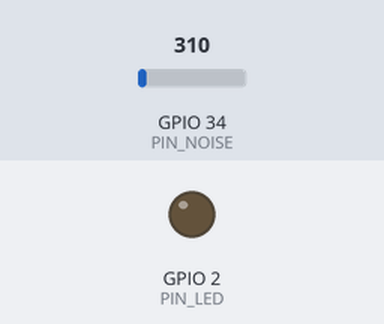
Bench run of a sketch on a simulated ESP32. On the bench: output pins drawn as LEDs (lit = HIGH). The inputs (shaded band) are chosen by the test bench; at power-on: GPIO 34 (PIN_NOISE) = 310 (analog values on the 0–4095 scale). What the sketch prints to the serial monitor is not drawn.

Above: at 1.2 s.
1.3 s: GPIO 34 (PIN_NOISE) set to 93
At 2.6 s:
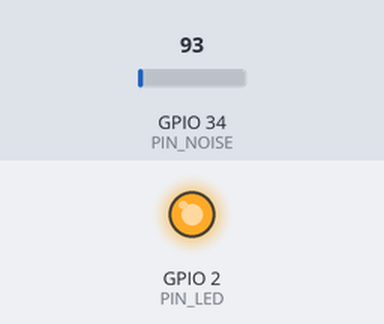
3.7 s: GPIO 34 (PIN_NOISE) set to 186
At 4.8 s:
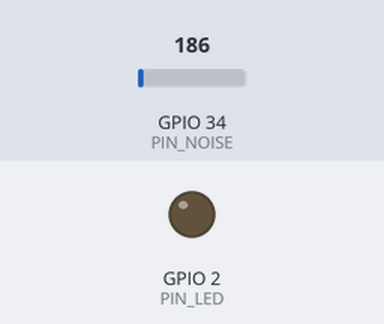
5.9 s: GPIO 34 (PIN_NOISE) set to 527
At 7.3 s:
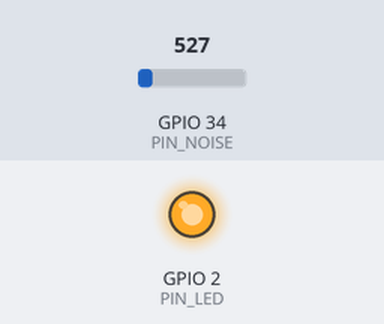
Timing chart, 0 to 8.9 s (numbered marks = the images above; inputs shaded):
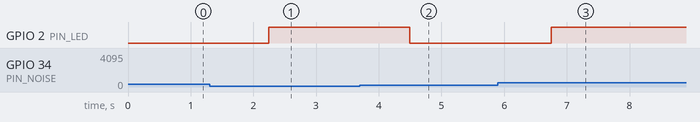

Measured:
- after the input at 1.3 s, GPIO 2 (PIN_LED): LOW → HIGH after 0.95 s
- after the input at 3.7 s, GPIO 2 (PIN_LED): HIGH → LOW after 0.79 s
- after the input at 5.9 s, GPIO 2 (PIN_LED): LOW → HIGH after 0.85 s

The sketch:

zener_neuron.ino
```cpp
// ZENER NEURON - POC (2026-09-10)
// One zener, one op-amp, one ADC pin. The ESP32 only READS and REPORTS.
// All maths lives on the PC, so the raw stream is never hidden, never hashed.
//
// LM358 OUT -> R5 10k -> GPIO34 (ADC1_CH6, input-only pin)
// Onboard LED (GPIO2 on most dev boards) = the neuron firing, slowed to ~5 Hz so an eye can see it.

const int PIN_NOISE = 34;
const int PIN_LED   = 2;

void setup() {
  Serial.begin(921600);
  pinMode(PIN_LED, OUTPUT);
  analogReadResolution(12);                    // 0..4095
  analogSetPinAttenuation(PIN_NOISE, ADC_11db); // full 0..~3.1 V range
}

void loop() {
  int v = analogRead(PIN_NOISE);               // ~2000 when the amp is alive and biased at 1.65 V
  static int k = 0;
  if (++k >= 2000) { k = 0; digitalWrite(PIN_LED, v & 1); }   // LSB of every 2000th sample -> visible random blink
  Serial.println(v);                           // one integer per line, raw, always
}
```
